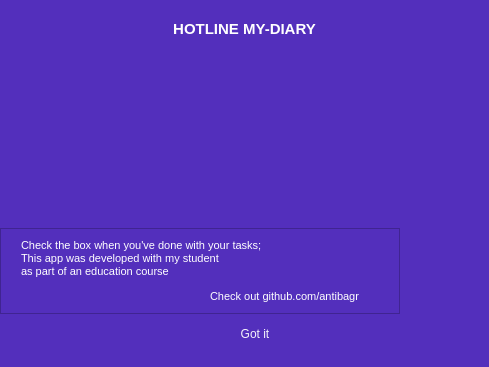
<?xml version="1.0" encoding="UTF-8"?>
<ui version="4.0">
 <class>Dialog</class>
 <widget class="QDialog" name="Dialog">
  <property name="windowModality">
   <enum>Qt::ApplicationModal</enum>
  </property>
  <property name="geometry">
   <rect>
    <x>0</x>
    <y>0</y>
    <width>489</width>
    <height>367</height>
   </rect>
  </property>
  <property name="minimumSize">
   <size>
    <width>480</width>
    <height>367</height>
   </size>
  </property>
  <property name="maximumSize">
   <size>
    <width>489</width>
    <height>367</height>
   </size>
  </property>
  <property name="windowTitle">
   <string>About</string>
  </property>
  <property name="windowIcon">
   <iconset theme="miami" resource="source.qrc">
    <normaloff>:/icon/src/favicon.ico</normaloff>
    <normalon>:/icon/src/favicon.ico</normalon>
    <disabledoff>:/icon/src/favicon.ico</disabledoff>
    <disabledon>:/icon/src/favicon.ico</disabledon>
    <activeoff>:/icon/src/favicon.ico</activeoff>
    <activeon>:/icon/src/favicon.ico</activeon>
    <selectedoff>:/icon/src/favicon.ico</selectedoff>
    <selectedon>:/icon/src/favicon.ico</selectedon>:/icon/src/favicon.ico</iconset>
  </property>
  <property name="windowOpacity">
   <double>1.000000000000000</double>
  </property>
  <property name="toolTip">
   <string/>
  </property>
  <property name="statusTip">
   <string/>
  </property>
  <property name="layoutDirection">
   <enum>Qt::LeftToRight</enum>
  </property>
  <property name="autoFillBackground">
   <bool>false</bool>
  </property>
  <property name="styleSheet">
   <string notr="true">background-color: qlineargradient(spread:pad, x1:0.935, y1:0.5, x2:0, y2:2,
stop: 0 rgb(138, 46, 156),
stop: 1 rgb(20, 136, 211));
background-color: rgb(83, 47, 188);</string>
  </property>
  <property name="sizeGripEnabled">
   <bool>false</bool>
  </property>
  <property name="modal">
   <bool>true</bool>
  </property>
  <layout class="QGridLayout" name="gridLayout_3">
   <property name="leftMargin">
    <number>0</number>
   </property>
   <property name="topMargin">
    <number>0</number>
   </property>
   <property name="rightMargin">
    <number>0</number>
   </property>
   <property name="bottomMargin">
    <number>0</number>
   </property>
   <property name="spacing">
    <number>0</number>
   </property>
   <item row="0" column="0">
    <widget class="QFrame" name="frame_2">
     <property name="minimumSize">
      <size>
       <width>0</width>
       <height>0</height>
      </size>
     </property>
     <property name="styleSheet">
      <string notr="true">QFrame {
	image: url(:/gif/src/miami.gif);
	image-position: center;
}</string>
     </property>
     <property name="frameShape">
      <enum>QFrame::NoFrame</enum>
     </property>
     <property name="frameShadow">
      <enum>QFrame::Plain</enum>
     </property>
     <layout class="QGridLayout" name="gridLayout_2">
      <property name="leftMargin">
       <number>0</number>
      </property>
      <property name="topMargin">
       <number>0</number>
      </property>
      <property name="rightMargin">
       <number>0</number>
      </property>
      <property name="bottomMargin">
       <number>0</number>
      </property>
      <property name="spacing">
       <number>0</number>
      </property>
      <item row="0" column="0">
       <layout class="QVBoxLayout" name="verticalLayout">
        <property name="spacing">
         <number>0</number>
        </property>
        <property name="topMargin">
         <number>20</number>
        </property>
        <item>
         <widget class="QLabel" name="label_2">
          <property name="styleSheet">
           <string notr="true">QLabel {
	font-size: 15px;
	color: white;
	background-color: none;
	image: none;
}</string>
          </property>
          <property name="text">
           <string>&lt;html&gt;&lt;head/&gt;&lt;body&gt;&lt;p&gt;&lt;span style=&quot; font-weight:600;&quot;&gt;HOTLINE MY-DIARY&lt;/span&gt;&lt;/p&gt;&lt;/body&gt;&lt;/html&gt;</string>
          </property>
          <property name="alignment">
           <set>Qt::AlignCenter</set>
          </property>
          <property name="textInteractionFlags">
           <set>Qt::LinksAccessibleByMouse</set>
          </property>
         </widget>
        </item>
        <item>
         <spacer name="verticalSpacer">
          <property name="orientation">
           <enum>Qt::Vertical</enum>
          </property>
          <property name="sizeHint" stdset="0">
           <size>
            <width>20</width>
            <height>190</height>
           </size>
          </property>
         </spacer>
        </item>
        <item>
         <widget class="QFrame" name="frame">
          <property name="maximumSize">
           <size>
            <width>400</width>
            <height>16777215</height>
           </size>
          </property>
          <property name="styleSheet">
           <string notr="true">
	image: none;

	background-color: qlineargradient(spread:pad, x1:0.935, y1:0.5, x2:0, y2:2,
stop: 0 rgba(138, 46, 156, 200),
stop: 1 rgba(20, 136, 211, 150)
);</string>
          </property>
          <property name="frameShape">
           <enum>QFrame::StyledPanel</enum>
          </property>
          <property name="frameShadow">
           <enum>QFrame::Raised</enum>
          </property>
          <layout class="QGridLayout" name="gridLayout">
           <property name="leftMargin">
            <number>20</number>
           </property>
           <property name="topMargin">
            <number>10</number>
           </property>
           <property name="rightMargin">
            <number>40</number>
           </property>
           <property name="bottomMargin">
            <number>10</number>
           </property>
           <property name="spacing">
            <number>10</number>
           </property>
           <item row="0" column="0">
            <widget class="QLabel" name="label">
             <property name="styleSheet">
              <string notr="true">QLabel {
	color: white;
	font: 15pt &quot;Segoe UI Symbol&quot;;
	background-color: none;
	image: none;
	selection-background-color: rgb(255, 154, 33);
}</string>
             </property>
             <property name="text">
              <string>&lt;html&gt;&lt;head/&gt;&lt;body&gt;&lt;p&gt;&lt;span style=&quot; font-size:8.25pt;&quot;&gt;Check the box when you've done with your tasks;&lt;br/&gt;This app was developed with my student&lt;br/&gt;as part of an education course&lt;/span&gt;&lt;/p&gt;&lt;p align=&quot;right&quot;&gt;&lt;span style=&quot; font-size:8.25pt;&quot;&gt;Check out github.com/antibagr&lt;/span&gt;&lt;/p&gt;&lt;/body&gt;&lt;/html&gt;</string>
             </property>
             <property name="openExternalLinks">
              <bool>true</bool>
             </property>
            </widget>
           </item>
          </layout>
         </widget>
        </item>
        <item>
         <layout class="QHBoxLayout" name="horizontalLayout">
          <item>
           <spacer name="verticalSpacer_3">
            <property name="orientation">
             <enum>Qt::Vertical</enum>
            </property>
            <property name="sizeHint" stdset="0">
             <size>
              <width>20</width>
              <height>40</height>
             </size>
            </property>
           </spacer>
          </item>
          <item>
           <spacer name="horizontalSpacer_4">
            <property name="orientation">
             <enum>Qt::Horizontal</enum>
            </property>
            <property name="sizeHint" stdset="0">
             <size>
              <width>40</width>
              <height>20</height>
             </size>
            </property>
           </spacer>
          </item>
          <item>
           <widget class="QPushButton" name="close_button">
            <property name="minimumSize">
             <size>
              <width>200</width>
              <height>0</height>
             </size>
            </property>
            <property name="maximumSize">
             <size>
              <width>200</width>
              <height>16777215</height>
             </size>
            </property>
            <property name="sizeIncrement">
             <size>
              <width>100</width>
              <height>0</height>
             </size>
            </property>
            <property name="layoutDirection">
             <enum>Qt::LeftToRight</enum>
            </property>
            <property name="styleSheet">
             <string notr="true">QPushButton {
	color: rgba(255, 255, 255, 240);
	font: 14pt &quot;Segoe UI Symbol&quot;;
}

QPushButton:hover {
	border: 1px solid rgba(255, 170, 255, 150);
	background-color: none;
	border-radius: 5px;
}

QPushButton::pressed {
	background-color: qlineargradient(spread:pad, x1:0, y1:0, x2:1, y2:1, stop:0.227273 rgba(39, 39, 96, 255), stop:1 rgba(44, 15, 75, 255));
	border: none;
	color: white;
}</string>
            </property>
            <property name="text">
             <string notr="true">Got it</string>
            </property>
            <property name="checkable">
             <bool>false</bool>
            </property>
            <property name="autoExclusive">
             <bool>false</bool>
            </property>
            <property name="autoDefault">
             <bool>false</bool>
            </property>
            <property name="default">
             <bool>false</bool>
            </property>
            <property name="flat">
             <bool>true</bool>
            </property>
           </widget>
          </item>
          <item>
           <spacer name="horizontalSpacer_5">
            <property name="orientation">
             <enum>Qt::Horizontal</enum>
            </property>
            <property name="sizeHint" stdset="0">
             <size>
              <width>40</width>
              <height>20</height>
             </size>
            </property>
           </spacer>
          </item>
         </layout>
        </item>
       </layout>
      </item>
      <item row="1" column="0">
       <spacer name="verticalSpacer_2">
        <property name="orientation">
         <enum>Qt::Vertical</enum>
        </property>
        <property name="sizeType">
         <enum>QSizePolicy::Fixed</enum>
        </property>
        <property name="sizeHint" stdset="0">
         <size>
          <width>20</width>
          <height>13</height>
         </size>
        </property>
       </spacer>
      </item>
     </layout>
    </widget>
   </item>
  </layout>
 </widget>
 <resources>
  <include location="source.qrc"/>
 </resources>
 <connections/>
</ui>
